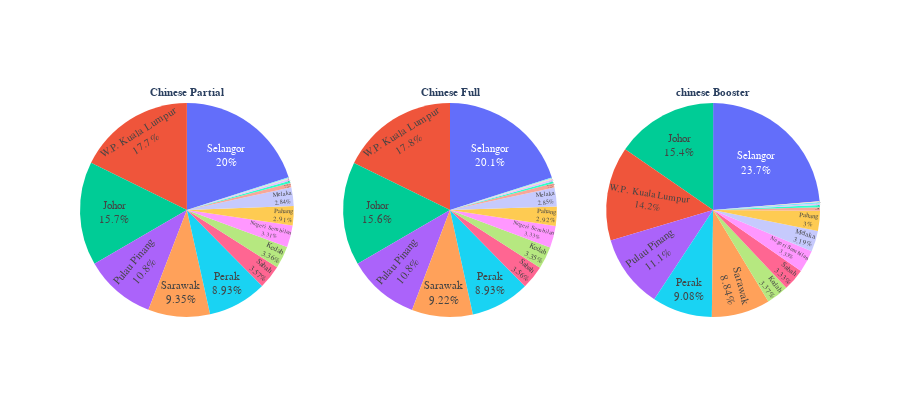

The code cell stored with this chart in its notebook:
### Code cell
fig = make_subplots(rows=1, cols=3, specs=[[{"type": "domain"},{"type": "domain"},
                                            {"type": "domain"}]],
subplot_titles=('<b>Chinese Partial</b>','<b>Chinese Full</b>','<b>chinese Booster</b>'))
#Graph 1
fig.add_trace(go.Pie(values=df_chinese['partial_chinese'],labels=df_chinese['state'],
                    textinfo='label+percent'),row=1, col=1)
#Graph 2
fig.add_trace(go.Pie(values=df_chinese['full_chinese'],labels=df_chinese['state'],
                    textinfo='label+percent'),row=1, col=2)
#Graph 3
fig.add_trace(go.Pie(values=df_chinese['booster_chinese'],labels=df_chinese['state'],
                    textinfo='label+percent'),row=1, col=3)
#Update Fonts & Size
fig.update_annotations(font=dict(family="Helvetica", size=11))
fig.update_layout(font=dict(family="Helvetica", size=11))
fig.update_layout(height=400,showlegend=False)
fig.update_traces(textposition='inside', textinfo='percent+label')

#Plotting the graph
fig.show()

### Figure 1 — Plotly figure (JSON) as saved in the notebook; plotly's stock layout.template omitted (floating-point values rounded to 4 significant figures)
{"data": [{"domain": {"x": [0, 0.2889], "y": [0, 1]}, "labels": ["Johor", "Kedah", "Kelantan", "Melaka", "Negeri Sembilan", "Pahang", "Perak", "Perlis", "Pulau Pinang", "Sabah", "Sarawak", "Selangor", "Terengganu", "W.P. Kuala Lumpur", "W.P. Labuan", "W.P. Putrajaya"], "textinfo": "percent+label", "textposition": "inside", "type": "pie", "values": [900218, 193172, 36953, 162865, 190261, 167215, 512701, 17696, 617614, 205208, 536779, 1150508, 18984, 1016784, 8403, 6545]}, {"domain": {"x": [0.3556, 0.6444], "y": [0, 1]}, "labels": ["Johor", "Kedah", "Kelantan", "Melaka", "Negeri Sembilan", "Pahang", "Perak", "Perlis", "Pulau Pinang", "Sabah", "Sarawak", "Selangor", "Terengganu", "W.P. Kuala Lumpur", "W.P. Labuan", "W.P. Putrajaya"], "textinfo": "percent+label", "textposition": "inside", "type": "pie", "values": [882335, 189074, 36102, 160635, 187776, 165076, 503924, 17425, 610989, 201140, 520343, 1133219, 18546, 1002444, 8162, 6492]}, {"domain": {"x": [0.7111, 1], "y": [0, 1]}, "labels": ["Johor", "Kedah", "Kelantan", "Melaka", "Negeri Sembilan", "Pahang", "Perak", "Perlis", "Pulau Pinang", "Sabah", "Sarawak", "Selangor", "Terengganu", "W.P. Kuala Lumpur", "W.P. Labuan", "W.P. Putrajaya"], "textinfo": "percent+label", "textposition": "inside", "type": "pie", "values": [689568, 150805, 24633, 143049, 149086, 134635, 407065, 10408, 498165, 149303, 396175, 1061454, 13900, 637354, 6159, 9462]}], "layout": {"annotations": [{"font": {"family": "Helvetica", "size": 11}, "showarrow": false, "text": "<b>Chinese Partial</b>", "x": 0.1444, "xanchor": "center", "xref": "paper", "y": 1, "yanchor": "bottom", "yref": "paper"}, {"font": {"family": "Helvetica", "size": 11}, "showarrow": false, "text": "<b>Chinese Full</b>", "x": 0.5, "xanchor": "center", "xref": "paper", "y": 1, "yanchor": "bottom", "yref": "paper"}, {"font": {"family": "Helvetica", "size": 11}, "showarrow": false, "text": "<b>chinese Booster</b>", "x": 0.8556, "xanchor": "center", "xref": "paper", "y": 1, "yanchor": "bottom", "yref": "paper"}], "font": {"family": "Helvetica", "size": 11}, "height": 400, "showlegend": false}}
